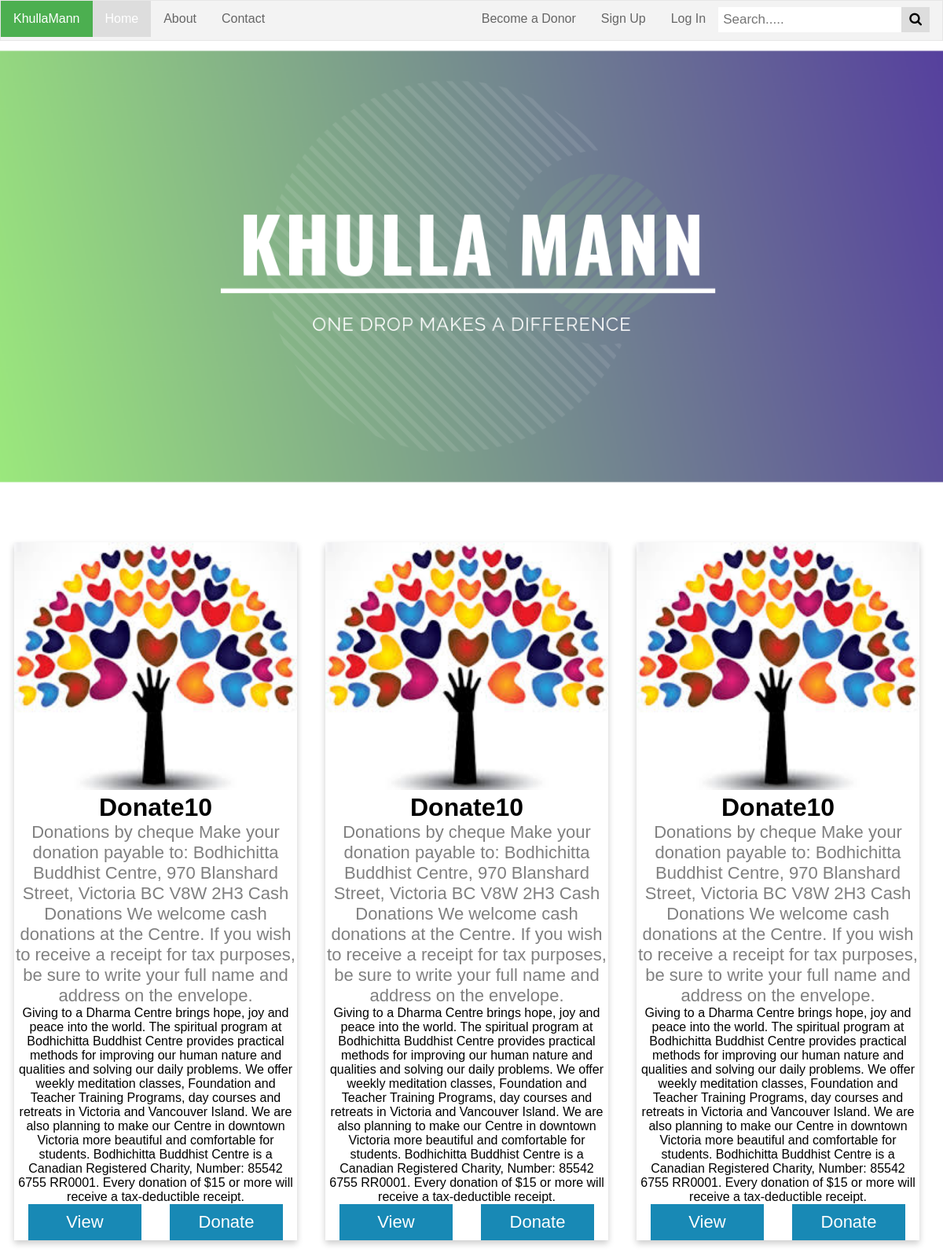
The page / on the database its author committed.
### tables this page shows
CREATE TABLE `donation_post` (
  `post_id` int(11) NOT NULL,
  `file_path` text NOT NULL,
  `title` varchar(20) NOT NULL,
  `bio` text NOT NULL,
  `description` text NOT NULL,
  `post_date` date NOT NULL,
  `post_time` time NOT NULL,
  `donee_id` int(11) DEFAULT NULL,
  `flag` tinyint(1) NOT NULL
);

### show.php (the view, shortened to what this page needs)
<?php
function show(){
include'src/db/connection.php';
$query = "SELECT * FROM `donation_post`order by post_date asc, post_time asc";
    $result = mysqli_query($conn,$query);
    $row = mysqli_fetch_array($result);
    echo "<div class='card'>
       <a href='post.php?value_key=".$row["donee_id"]."'><img src='".$row['file_path']."' style='width:100%'></a>
        <h1>".$row['title']."</h1>
        <p class='bio'>".$row['bio']."</p>
         <p>".$row['description']."</p>
        <a href='post.php'><button id='viewbtn'>View</button></a>
        <a href='LoginForm.php'><button id='donatebtn'>Donate</button></a>
    </div>";
}
       ?>

### index.php (shortened to what this page needs)
<!DOCTYPE html>
<html>
<head>
  <link rel="stylesheet" type="text/css" href="src/css/homepage.css">
</head>
<body>
  <div style="margin-top: 50px;">
      <img  src="src/images/Khullamann.png" style="width: 100%;">
    </div>
    <br>
    <div class="content">
      <div class="content">
       <?php
      include'show.php';
      show();
      show();
      show();?>
    </div>
</body>
</html>

### src/css/homepage.css (style rules this page uses)
.content { margin: 20px 0 20px 0; width: 100%; height: 500px; }
.card { float: left; position: relative; margin: 20px 1.5%; box-shadow: 0 4px 8px 0 rgba(0,0,0,0.2); transition: 0.3s; width: 30%; text-align: center; font-family: arial; max-height: inherit; }
.bio { color: grey; font-size: 22px; }
.card button { margin: 0px 5%; border: none; outline: 0; padding: 10px; color: white; background-color: #1889B5; text-align: center; cursor: pointer; width: 40%; font-size: 22px ; }
#viewbtn { float: left; }
#donatebtn { float: left; }

### rows shown on the page
donation_post: title "Donate10 Donate10 Donate10", bio "Donations by cheque Make your donation payable to: Bodhichitta Buddhist Centre, 970 Blanshard Street, Victoria BC V8W 2H3 Cash Donations We welcome cash donations at the Centre. If you wish to receive a receipt for tax purposes, be sure to write your full name and address on the envelope. Donations by cheque Make your donation payable to: Bodhichitta Buddhist Centre, 970 Blanshard Street, Victoria BC V8W 2H3 Cash Donations We welcome cash donations at the Centre. If you wish to receive a receipt for tax purposes, be sure to write your full name and address on the envelope. Donations by cheque Make your donation payable to: Bodhichitta Buddhist Centre, 970 Blanshard Street, Victoria BC V8W…", description "Giving to a Dharma Centre brings hope, joy and peace into the world. The spiritual program at Bodhichitta Buddhist Centre provides practical methods for improving our human nature and qualities and solving our daily problems. We offer weekly meditation classes, Foundation and Teacher Training Programs, day courses and retreats in Victoria and Vancouver Island. We are also planning to make our Centre in downtown Victoria more beautiful and comfortable for students. Bodhichitta Buddhist Centre is a Canadian Registered Charity, Number: 85542 6755 RR0001. Every donation of $15 or more will receive a tax-deductible receipt. Giving to a Dharma Centre brings hope, joy and peace into the world. The…"
